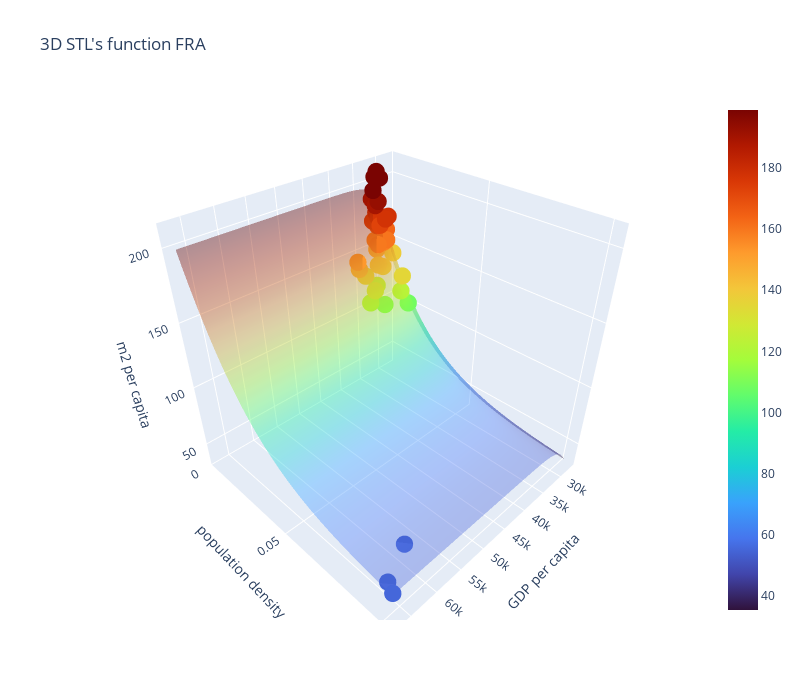
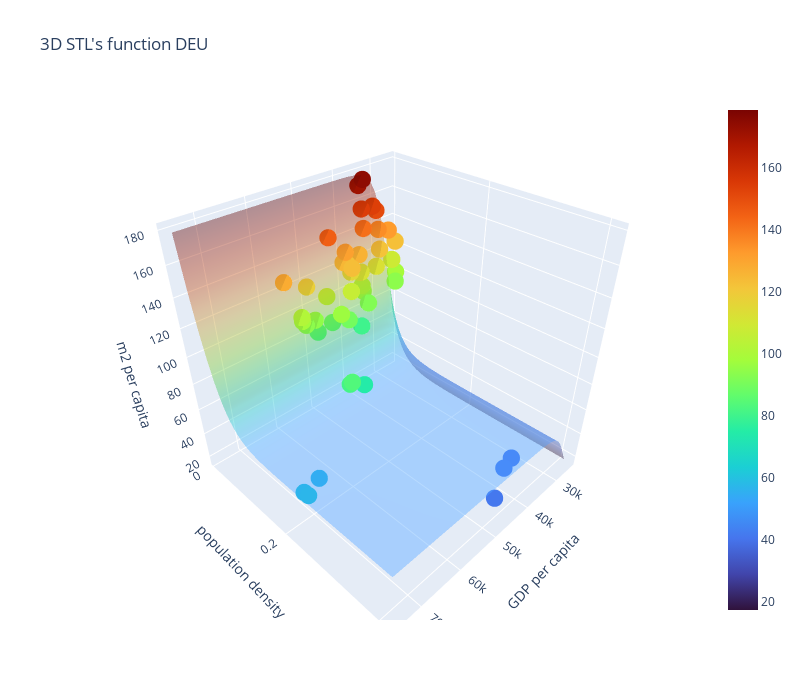

Notebook cell for these charts, in order:
### Markdown cell above
### Final Part : fix one curve for everyone

Now we want to compare all the countries to only one fit.

### Code cell
global_STL_fit = STL_fit_handler[0].fitted_params

for j in range(len(regions)):
    try:
        # Create a meshgrid of x and y values
        x = np.linspace(min(df_gdp_cap_region_handler[j]), max(df_gdp_cap_region_handler[j]), 50)
        y = np.linspace(min(df_pop_density_region_handler[j]), max(df_pop_density_region_handler[j]), 50)
        x_grid, y_grid = np.meshgrid(x, y)
        z = STL([x_grid,y_grid], global_STL_fit[0], global_STL_fit[1], global_STL_fit[2], global_STL_fit[3], global_STL_fit[4])
        cmin = np.min(z)
        cmax = np.max(z)
        
        # Create the surface plot using Plotly
        fig = go.Figure(data=[
            go.Surface(
                z=z, 
                x=x_grid, 
                y=y_grid, 
                colorscale="Turbo", 
                cmin=cmin,
                cmax=cmax,
                opacity=0.4),
            go.Scatter3d(
                x=df_gdp_cap_region_handler[j], y=df_pop_density_region_handler[j], z=df_built_up_region_handler[j],
                mode='markers',  # Use 'markers' for scatter plot
                marker=dict(
                    size=6,  # Size of the points
                    color=df_built_up_region_handler[j],  # Color of the points
                    colorscale='Turbo',  # Colorscale for the points
                    cmin=cmin,
                    cmax=cmax,
                    opacity=1.0
                )
            ),
            
            ]
            )
    
        # Customize the layout
        fig.update_layout(title=f'3D STL\'s function {regions[j].name}',
                        scene=dict(
                            xaxis_title='GDP per capita',
                            yaxis_title='population density',
                            zaxis_title='m2 per capita'
                        ),
                        width=800, height=700)
    
        # Show the plot
        fig.show()
    except Exception as e:
        print(region.name, "\n", e)

### Figure 1 — Plotly figure (JSON) as saved in the notebook; plotly's stock layout.template omitted (floating-point values rounded to 4 significant figures; data arrays with more than 128 entries replaced by an {"elided": "..."} marker saying what was removed)
{"data": [{"cmax": 199.1, "cmin": 35.23, "colorscale": [[0, "#30123b"], [0.07143, "#4145ab"], [0.1429, "#4675ed"], [0.2143, "#39a2fc"], [0.2857, "#1bcfd4"], [0.3571, "#24eca6"], [0.4286, "#61fc6c"], [0.5, "#a4fc3b"], [0.5714, "#d1e834"], [0.6429, "#f3c63a"], [0.7143, "#fe9b2d"], [0.7857, "#f36315"], [0.8571, "#d93806"], [0.9286, "#b11901"], [1, "#7a0402"]], "opacity": 0.4, "type": "surface", "x": {"elided": "50x50 float values"}, "y": {"elided": "50x50 float values"}, "z": {"elided": "50x50 float values"}}, {"marker": {"cmax": 199.1, "cmin": 35.23, "color": [54.57, 54.39, 55.19, 139.8, 159.4, 178.2, 108.4, 122.7, 135.0, 124.5, 141.4, 157.9, 172.7, 189.6, 201.7, 160.2, 177.6, 193.1, 174.5, 190.9, 206.8, 164.1, 170.4, 177.1, 137.2, 145.8, 152.7, 138.4, 147.7, 154.0, 174.1, 191.1, 209.5, 158.0, 179.4, 203.6, 112.0, 121.0, 130.0], "colorscale": [[0, "#30123b"], [0.07143, "#4145ab"], [0.1429, "#4675ed"], [0.2143, "#39a2fc"], [0.2857, "#1bcfd4"], [0.3571, "#24eca6"], [0.4286, "#61fc6c"], [0.5, "#a4fc3b"], [0.5714, "#d1e834"], [0.6429, "#f3c63a"], [0.7143, "#fe9b2d"], [0.7857, "#f36315"], [0.8571, "#d93806"], [0.9286, "#b11901"], [1, "#7a0402"]], "opacity": 1, "size": 6}, "mode": "markers", "type": "scatter3d", "x": [60656, 66306, 67090, 32819, 33974, 31652, 29666, 31667, 31403, 33735, 33470, 32095, 33159, 34523, 35263, 31930, 32552, 34396, 31805, 33328, 33176, 30335, 32730, 32831, 36527, 38187, 38692, 27360, 31478, 29667, 33325, 33593, 32458, 32638, 32432, 31488, 33960, 37734, 36835], "y": [0.09139, 0.09775, 0.1019, 0.01072, 0.01105, 0.01106, 0.01844, 0.01873, 0.01884, 0.009399, 0.009628, 0.009634, 0.01016, 0.01117, 0.01194, 0.01085, 0.01186, 0.01245, 0.006287, 0.006819, 0.007143, 0.0067, 0.007545, 0.008138, 0.009872, 0.01069, 0.01137, 0.003085, 0.003612, 0.004034, 0.006201, 0.006449, 0.006494, 0.005703, 0.005869, 0.005829, 0.01469, 0.01585, 0.01643], "z": [54.57, 54.39, 55.19, 139.8, 159.4, 178.2, 108.4, 122.7, 135.0, 124.5, 141.4, 157.9, 172.7, 189.6, 201.7, 160.2, 177.6, 193.1, 174.5, 190.9, 206.8, 164.1, 170.4, 177.1, 137.2, 145.8, 152.7, 138.4, 147.7, 154.0, 174.1, 191.1, 209.5, 158.0, 179.4, 203.6, 112.0, 121.0, 130.0]}], "layout": {"height": 700, "scene": {"xaxis": {"title": {"text": "GDP per capita"}}, "yaxis": {"title": {"text": "population density"}}, "zaxis": {"title": {"text": "m2 per capita"}}}, "title": {"text": "3D STL's function FRA"}, "width": 800}}

### Figure 2 — Plotly figure (JSON) as saved in the notebook; plotly's stock layout.template omitted (floating-point values rounded to 4 significant figures; data arrays with more than 128 entries replaced by an {"elided": "..."} marker saying what was removed)
{"data": [{"cmax": 178.7, "cmin": 17.48, "colorscale": [[0, "#30123b"], [0.07143, "#4145ab"], [0.1429, "#4675ed"], [0.2143, "#39a2fc"], [0.2857, "#1bcfd4"], [0.3571, "#24eca6"], [0.4286, "#61fc6c"], [0.5, "#a4fc3b"], [0.5714, "#d1e834"], [0.6429, "#f3c63a"], [0.7143, "#fe9b2d"], [0.7857, "#f36315"], [0.8571, "#d93806"], [0.9286, "#b11901"], [1, "#7a0402"]], "opacity": 0.4, "type": "surface", "x": {"elided": "50x50 float values"}, "y": {"elided": "50x50 float values"}, "z": {"elided": "50x50 float values"}}, {"marker": {"cmax": 178.7, "cmin": 17.48, "color": [86.65, 94.91, 101.8, 104.8, 118.3, 128.1, 41.32, 42.26, 41.24, 132.3, 153.9, 171.2, 74.66, 81.05, 83.58, 54.85, 56.61, 57.19, 84.55, 93.98, 98.42, 108.2, 135.5, 154.5, 111.4, 131.0, 145.6, 101.7, 115.7, 125.2, 92.32, 106.8, 123.2, 94.11, 112.3, 126.5, 122.8, 150.7, 174.6, 96.51, 112.0, 122.4, 98.97, 122.0, 141.8, 80.13, 89.85, 96.93], "colorscale": [[0, "#30123b"], [0.07143, "#4145ab"], [0.1429, "#4675ed"], [0.2143, "#39a2fc"], [0.2857, "#1bcfd4"], [0.3571, "#24eca6"], [0.4286, "#61fc6c"], [0.5, "#a4fc3b"], [0.5714, "#d1e834"], [0.6429, "#f3c63a"], [0.7143, "#fe9b2d"], [0.7857, "#f36315"], [0.8571, "#d93806"], [0.9286, "#b11901"], [1, "#7a0402"]], "opacity": 1, "size": 6}, "mode": "markers", "type": "scatter3d", "x": [45800, 50328, 53633, 45711, 50665, 56015, 39356, 42772, 49652, 26739, 31285, 35109, 52461, 55992, 55947, 70880, 75066, 75081, 49745, 52563, 53459, 25556, 29596, 34256, 36156, 40094, 44352, 36150, 39186, 41211, 36879, 41406, 40817, 26502, 32119, 36949, 25127, 30644, 34126, 35659, 36124, 39955, 25223, 30015, 34523, 40233, 43651, 45659], "y": [0.02926, 0.03001, 0.031, 0.01733, 0.01783, 0.01871, 0.3801, 0.3864, 0.4119, 0.008798, 0.008494, 0.008529, 0.1661, 0.1658, 0.1707, 0.2313, 0.2408, 0.2507, 0.0287, 0.02875, 0.02982, 0.007915, 0.007304, 0.007113, 0.0167, 0.01676, 0.0169, 0.02038, 0.02029, 0.0207, 0.04235, 0.04041, 0.039, 0.02441, 0.02282, 0.02229, 0.01291, 0.01148, 0.0107, 0.01822, 0.01858, 0.01905, 0.01514, 0.01391, 0.01319, 0.05306, 0.05268, 0.0529], "z": [86.65, 94.91, 101.8, 104.8, 118.3, 128.1, 41.32, 42.26, 41.24, 132.3, 153.9, 171.2, 74.66, 81.05, 83.58, 54.85, 56.61, 57.19, 84.55, 93.98, 98.42, 108.2, 135.5, 154.5, 111.4, 131.0, 145.6, 101.7, 115.7, 125.2, 92.32, 106.8, 123.2, 94.11, 112.3, 126.5, 122.8, 150.7, 174.6, 96.51, 112.0, 122.4, 98.97, 122.0, 141.8, 80.13, 89.85, 96.93]}], "layout": {"height": 700, "scene": {"xaxis": {"title": {"text": "GDP per capita"}}, "yaxis": {"title": {"text": "population density"}}, "zaxis": {"title": {"text": "m2 per capita"}}}, "title": {"text": "3D STL's function DEU"}, "width": 800}}
